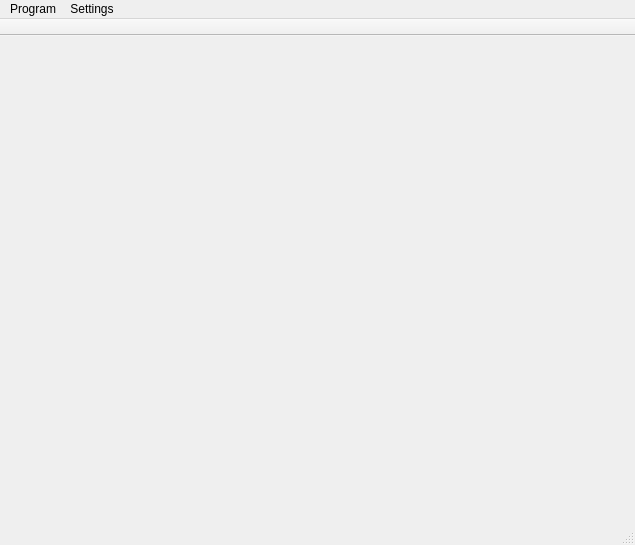
<?xml version="1.0" encoding="UTF-8"?>
<ui version="4.0">
 <class>MainWindow</class>
 <widget class="QMainWindow" name="MainWindow">
  <property name="geometry">
   <rect>
    <x>0</x>
    <y>0</y>
    <width>635</width>
    <height>545</height>
   </rect>
  </property>
  <property name="windowTitle">
   <string>File Dragon</string>
  </property>
  <widget class="QWidget" name="centralWidget">
   <layout class="QHBoxLayout" name="horizontalLayout"/>
  </widget>
  <widget class="QMenuBar" name="menuBar">
   <property name="geometry">
    <rect>
     <x>0</x>
     <y>0</y>
     <width>635</width>
     <height>25</height>
    </rect>
   </property>
   <widget class="QMenu" name="menuPlik">
    <property name="title">
     <string>Program</string>
    </property>
    <addaction name="actionExit"/>
   </widget>
   <widget class="QMenu" name="menuSettings">
    <property name="title">
     <string>Settings</string>
    </property>
    <addaction name="actionFilters"/>
   </widget>
   <addaction name="menuPlik"/>
   <addaction name="menuSettings"/>
  </widget>
  <widget class="QStatusBar" name="statusBar"/>
  <widget class="QToolBar" name="mainToolBar">
   <property name="movable">
    <bool>false</bool>
   </property>
   <property name="floatable">
    <bool>true</bool>
   </property>
   <attribute name="toolBarArea">
    <enum>TopToolBarArea</enum>
   </attribute>
   <attribute name="toolBarBreak">
    <bool>false</bool>
   </attribute>
  </widget>
  <action name="actionExit">
   <property name="text">
    <string>Exit</string>
   </property>
  </action>
  <action name="actionFilters">
   <property name="text">
    <string>Filters...</string>
   </property>
  </action>
 </widget>
 <layoutdefault spacing="6" margin="11"/>
 <resources/>
 <connections/>
</ui>
